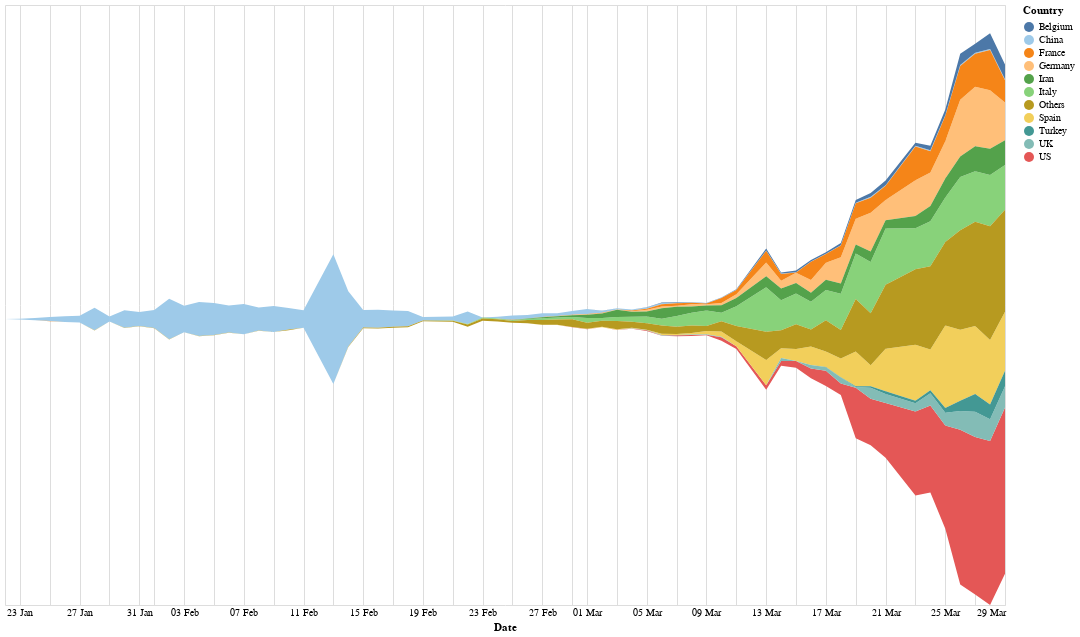

The code cell stored with this chart in its notebook:
### Code cell
# Plot top contributors to global trend

# Aggregate at country level
country_level = df.groupby(['Country', 'Date'], as_index=False).sum()
# Drop 03-22-2020 since county breakdown started from here and so there is break in continuity
country_level = country_level.drop(country_level[country_level['Date'] == '03-22-2020'].index)

# Countries to compare - descending by variable
top_countries = sorted([(x, country_level[country_level['Country'] == x][variable].max()) for x in country_level['Country'].unique()], reverse=True, key=lambda y: 0 if np.isnan(y[1]) else y[1])
top_countries = [x[0] for x in top_countries]

sans = country_level[['Country', 'Date', variable]]
# Drop 03-12-2020 as there seems to be a reporting problem on the previous day
sans = sans.drop(sans[sans['Date'] == '03-12-2020'].index)
# Drop 02-12-2020 as there seems to be a reporting problem on the previous day
sans = sans.drop(sans[sans['Date'] == '02-12-2020'].index)

# Align the various series by date
data = pd.DataFrame(columns=['Date', variable])
legend = top_countries[:10]
for country in legend:
    data = data.merge(sans[sans['Country'] == country][['Date', variable]], how='outer', on='Date', suffixes=('', '_' + country), sort=True)

# Add all others and introduce it into the dataframe
other_countries = set(sans['Country'].unique()) - set(legend)
others = sans[sans['Country'].isin(other_countries)].groupby('Date', as_index=False).sum()
data = data.merge(others, how='outer', on='Date', suffixes=('', '_Others'))
legend += ['Others']

# Rename the columns to be country names
data.rename({variable + '_' + x : x for x in legend}, inplace=True, axis=1)
data = data.melt(id_vars='Date', value_vars=legend, var_name='Country', value_name='Value')

chart = alt.Chart(data).mark_area().encode(
    alt.X('Date:T', axis=alt.Axis(domain=False, format='%d %b', tickSize=0)),
    alt.Y('Value:Q', stack='center', axis=None),
    alt.Color('Country:N', scale=alt.Scale(scheme='tableau20'))
).properties(width=1000, height=600)

chart.display()

### Figure 1 — Vega-Lite specification as saved in the notebook (floating-point values rounded to 4 significant figures; data arrays with more than 128 entries replaced by an {"elided": "..."} marker saying what was removed)
{"config": {"view": {"continuousWidth": 400, "continuousHeight": 300}}, "data": {"name": "data-ffafc7b3704639987c23cb5548391131"}, "mark": "area", "encoding": {"color": {"type": "nominal", "field": "Country", "scale": {"scheme": "tableau20"}}, "x": {"type": "temporal", "axis": {"domain": false, "format": "%d %b", "tickSize": 0}, "field": "Date"}, "y": {"type": "quantitative", "axis": null, "field": "Value", "stack": "center"}}, "height": 600, "width": 1000, "$schema": "https://vega.github.io/schema/vega-lite/v4.0.2.json", "datasets": {"data-ffafc7b3704639987c23cb5548391131": {"elided": "715 records"}}}
